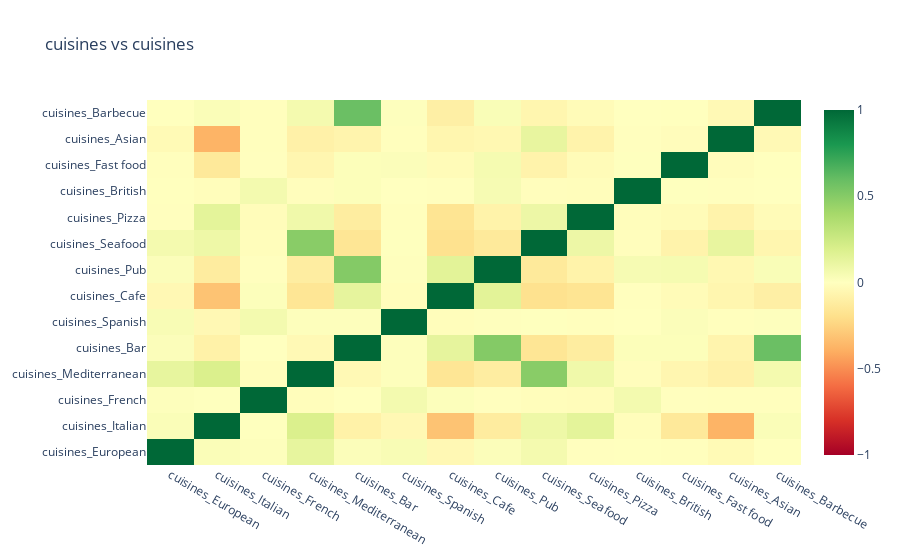
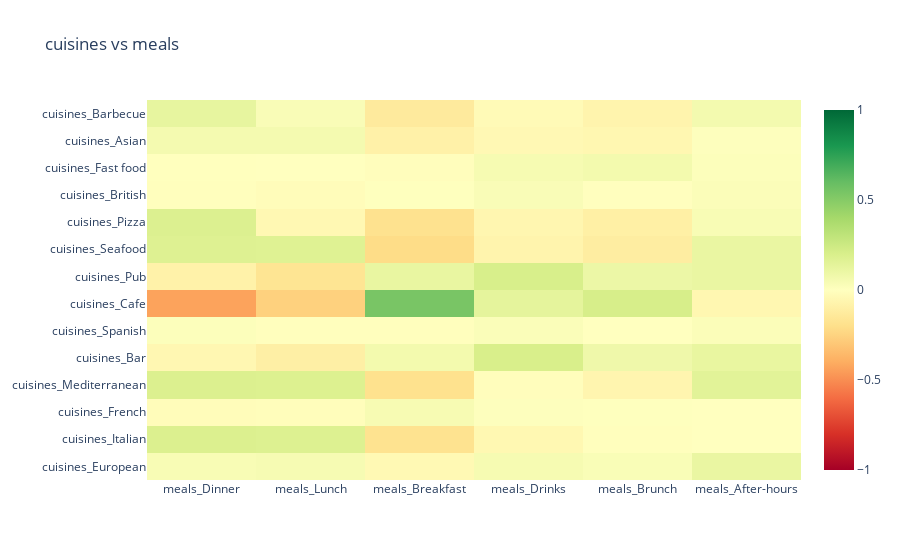
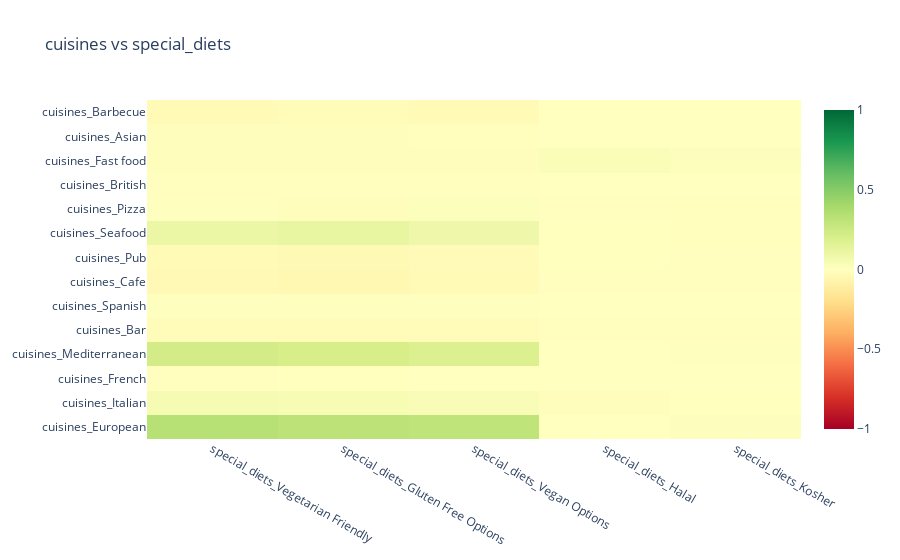
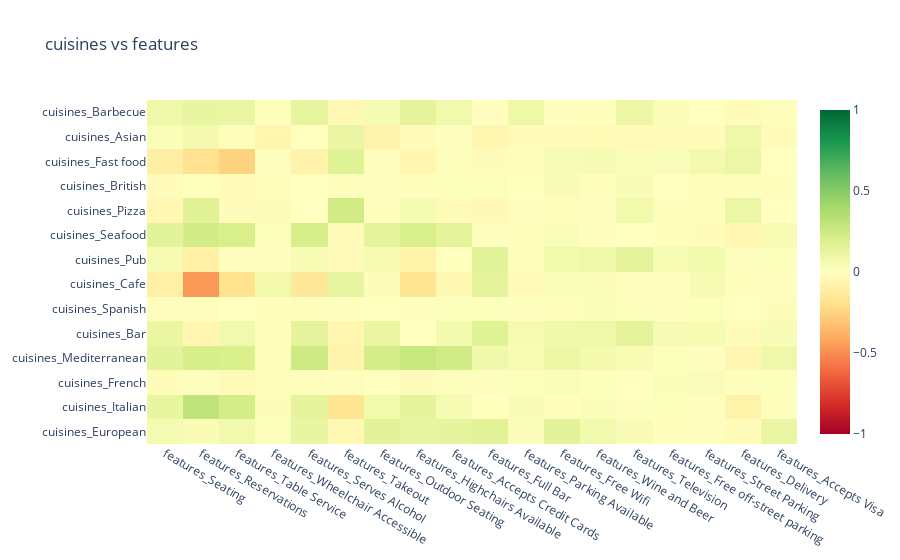

The notebook cell these images were saved under, in order:
### Code cell
for (var1, var2) in itertools.product(*[columns_dict.keys(), columns_dict.keys()]):
    if var1 <= var2:

        fig = go.Figure(
            data=[go.Heatmap(
                    z=df_corr.loc[columns_dict[var1], columns_dict[var2]].values.tolist(),
                    x=columns_dict[var2], #  df_corr.columns
                    y=columns_dict[var1],
                    colorscale='rdylgn', 
                    zmin=-1, zmax=1,
                )],
            layout=go.Layout(
                title=go.layout.Title(text=f"{var1} vs {var2}")
            )
        )
        fig.show()

### Figure 1 — Plotly figure (JSON) as saved in the notebook; plotly's stock layout.template omitted (floating-point values rounded to 4 significant figures; data arrays with more than 128 entries replaced by an {"elided": "..."} marker saying what was removed)
{"data": [{"colorscale": [[0, "rgb(165,0,38)"], [0.1, "rgb(215,48,39)"], [0.2, "rgb(244,109,67)"], [0.3, "rgb(253,174,97)"], [0.4, "rgb(254,224,139)"], [0.5, "rgb(255,255,191)"], [0.6, "rgb(217,239,139)"], [0.7, "rgb(166,217,106)"], [0.8, "rgb(102,189,99)"], [0.9, "rgb(26,152,80)"], [1, "rgb(0,104,55)"]], "type": "heatmap", "x": ["cuisines_European", "cuisines_Italian", "cuisines_French", "cuisines_Mediterranean", "cuisines_Bar", "cuisines_Spanish", "cuisines_Cafe", "cuisines_Pub", "cuisines_Seafood", "cuisines_Pizza", "cuisines_British", "cuisines_Fast food", "cuisines_Asian", "cuisines_Barbecue"], "y": ["cuisines_European", "cuisines_Italian", "cuisines_French", "cuisines_Mediterranean", "cuisines_Bar", "cuisines_Spanish", "cuisines_Cafe", "cuisines_Pub", "cuisines_Seafood", "cuisines_Pizza", "cuisines_British", "cuisines_Fast food", "cuisines_Asian", "cuisines_Barbecue"], "z": {"elided": "14x14 float values"}, "zmax": 1, "zmin": -1}], "layout": {"title": {"text": "cuisines vs cuisines"}}}

### Figure 2 — Plotly figure (JSON) as saved in the notebook; plotly's stock layout.template omitted (floating-point values rounded to 4 significant figures)
{"data": [{"colorscale": [[0, "rgb(165,0,38)"], [0.1, "rgb(215,48,39)"], [0.2, "rgb(244,109,67)"], [0.3, "rgb(253,174,97)"], [0.4, "rgb(254,224,139)"], [0.5, "rgb(255,255,191)"], [0.6, "rgb(217,239,139)"], [0.7, "rgb(166,217,106)"], [0.8, "rgb(102,189,99)"], [0.9, "rgb(26,152,80)"], [1, "rgb(0,104,55)"]], "type": "heatmap", "x": ["meals_Dinner", "meals_Lunch", "meals_Breakfast", "meals_Drinks", "meals_Brunch", "meals_After-hours"], "y": ["cuisines_European", "cuisines_Italian", "cuisines_French", "cuisines_Mediterranean", "cuisines_Bar", "cuisines_Spanish", "cuisines_Cafe", "cuisines_Pub", "cuisines_Seafood", "cuisines_Pizza", "cuisines_British", "cuisines_Fast food", "cuisines_Asian", "cuisines_Barbecue"], "z": [[0.03923, 0.04669, -0.04044, 0.04964, 0.03093, 0.1097], [0.1859, 0.1781, -0.1792, -0.04828, -0.008607, 0.001173], [-0.02101, -0.01398, 0.04454, 0.009227, 0.00529, -0.001249], [0.1842, 0.1791, -0.19, -0.01297, -0.06161, 0.1502], [-0.04859, -0.1009, 0.065, 0.1998, 0.08222, 0.1181], [0.01569, -0.009608, -0.009474, 0.02462, -0.001119, 0.02338], [-0.4326, -0.2598, 0.5415, 0.1364, 0.2089, -0.05237], [-0.08289, -0.1705, 0.1173, 0.2021, 0.09755, 0.113], [0.1734, 0.1679, -0.2136, -0.06889, -0.1158, 0.1123], [0.1817, -0.0454, -0.1864, -0.0563, -0.0986, 0.03798], [-0.009099, -0.01944, 0.005376, 0.03179, -0.005668, 0.02254], [0.002435, 0.0001175, -0.01212, 0.04979, 0.06402, 0.0173], [0.05716, 0.05914, -0.08843, -0.04216, -0.05343, 0.008296], [0.1247, 0.03134, -0.1325, -0.03029, -0.07064, 0.06328]], "zmax": 1, "zmin": -1}], "layout": {"title": {"text": "cuisines vs meals"}}}

### Figure 3 — Plotly figure (JSON) as saved in the notebook; plotly's stock layout.template omitted (floating-point values rounded to 4 significant figures)
{"data": [{"colorscale": [[0, "rgb(165,0,38)"], [0.1, "rgb(215,48,39)"], [0.2, "rgb(244,109,67)"], [0.3, "rgb(253,174,97)"], [0.4, "rgb(254,224,139)"], [0.5, "rgb(255,255,191)"], [0.6, "rgb(217,239,139)"], [0.7, "rgb(166,217,106)"], [0.8, "rgb(102,189,99)"], [0.9, "rgb(26,152,80)"], [1, "rgb(0,104,55)"]], "type": "heatmap", "x": ["special_diets_Vegetarian Friendly", "special_diets_Gluten Free Options", "special_diets_Vegan Options", "special_diets_Halal", "special_diets_Kosher"], "y": ["cuisines_European", "cuisines_Italian", "cuisines_French", "cuisines_Mediterranean", "cuisines_Bar", "cuisines_Spanish", "cuisines_Cafe", "cuisines_Pub", "cuisines_Seafood", "cuisines_Pizza", "cuisines_British", "cuisines_Fast food", "cuisines_Asian", "cuisines_Barbecue"], "z": [[0.3308, 0.3145, 0.3033, -0.001854, 0.008872], [0.04524, 0.04054, 0.03636, -0.01373, -0.002185], [-0.003568, -0.002165, -0.00128, -0.000358, -0.0004622], [0.2231, 0.2094, 0.1841, 0.001908, 0.004235], [-0.02245, -0.02495, -0.02839, -0.004177, -0.005393], [0.003477, 0.002751, 0.004281, -0.0004317, -0.0005574], [-0.04015, -0.04623, -0.03463, -0.003358, -0.004335], [-0.03354, -0.03649, -0.02956, -0.002707, -0.003495], [0.09994, 0.1144, 0.08201, 0.002457, -0.006], [0.003515, -0.009907, 0.01435, -0.004674, -0.006034], [-0.005434, -0.004754, -0.004361, -0.0002684, -0.0003465], [-0.01562, -0.01569, -0.01086, 0.02908, 0.009688], [-0.01421, -0.01279, -0.009574, -0.001442, -0.001862], [-0.03433, -0.02348, -0.03536, -0.002441, -0.003151]], "zmax": 1, "zmin": -1}], "layout": {"title": {"text": "cuisines vs special_diets"}}}

### Figure 4 — Plotly figure (JSON) as saved in the notebook; plotly's stock layout.template omitted (floating-point values rounded to 4 significant figures; data arrays with more than 128 entries replaced by an {"elided": "..."} marker saying what was removed)
{"data": [{"colorscale": [[0, "rgb(165,0,38)"], [0.1, "rgb(215,48,39)"], [0.2, "rgb(244,109,67)"], [0.3, "rgb(253,174,97)"], [0.4, "rgb(254,224,139)"], [0.5, "rgb(255,255,191)"], [0.6, "rgb(217,239,139)"], [0.7, "rgb(166,217,106)"], [0.8, "rgb(102,189,99)"], [0.9, "rgb(26,152,80)"], [1, "rgb(0,104,55)"]], "type": "heatmap", "x": ["features_Seating", "features_Reservations", "features_Table Service", "features_Wheelchair Accessible", "features_Serves Alcohol", "features_Takeout", "features_Outdoor Seating", "features_Highchairs Available", "features_Accepts Credit Cards", "features_Full Bar", "features_Parking Available", "features_Free Wifi", "features_Wine and Beer", "features_Television", "features_Free off-street parking", "features_Street Parking", "features_Delivery", "features_Accepts Visa"], "y": ["cuisines_European", "cuisines_Italian", "cuisines_French", "cuisines_Mediterranean", "cuisines_Bar", "cuisines_Spanish", "cuisines_Cafe", "cuisines_Pub", "cuisines_Seafood", "cuisines_Pizza", "cuisines_British", "cuisines_Fast food", "cuisines_Asian", "cuisines_Barbecue"], "z": {"elided": "14x18 float values"}, "zmax": 1, "zmin": -1}], "layout": {"title": {"text": "cuisines vs features"}}}
